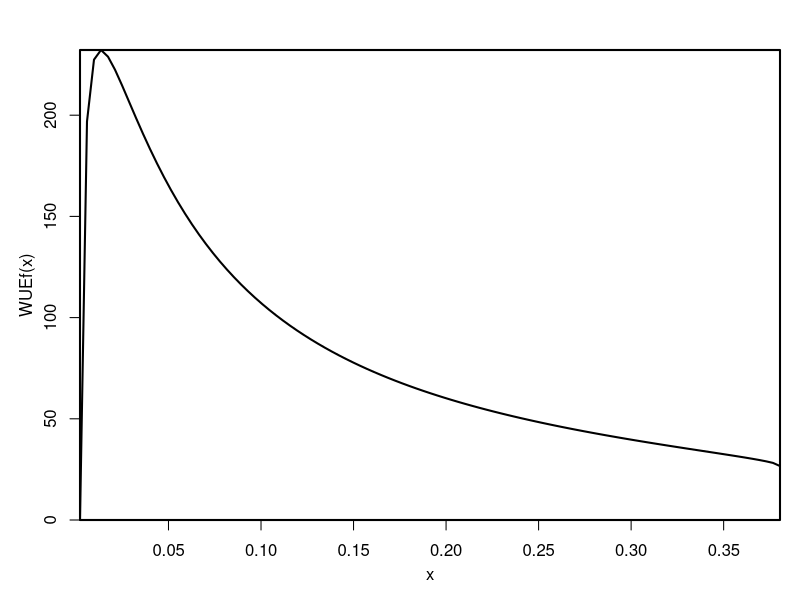

This chart was generated by the following R code:

#options(digits=20)
Af <- function(gs,
               ca=400, Vcmax=50, cp=30, Km=703, Rd=1, LAI=1)LAI*1/2*(Vcmax+(Km+ca)*gs-Rd-((Vcmax)^2+2*Vcmax*(Km-ca+2*cp)*gs+((ca+Km)*gs+Rd)^2-2*Rd*Vcmax)^(1/2))

mf <- function(gs,
               a=1.6, LAI=1, nZ=0.5, p=43200, l=1.8e-5, h=l*a*LAI/nZ*p, VPD=0.02,
               pe=-1.58*10^-3, b=4.38, h2=h/1000, kmax=5, c=5.71, d=10.05, h3=10){
  
  ps <- pe*w^(-b)
  kf <- function(x)kmax*exp(-(-x/d)^c)
  f1 <- function(x)-((ps-x)*h2*kf(x))
  minimum <- optimize(f1, c(-20,0))$minimum
  f2 <- function(x)((ps-x)*h2*kf(x)-h*VPD*gs)^2
  px <- optimize(f2, c(minimum, ps))$minimum
  
  k <- kf(px)
  PLC <- 1-k/kmax
  res <- h3*PLC
  return(res)
}

Bf <- Vectorize(function(gs)Af(gs)-mf(gs))

B0f <- function(ca=400){
  f1 <- function(gs)Bf(gs)
  res <- uniroot(f1, c(0, 1), tol=.Machine$double.eps)
  return(res$root)
}

WUEf <- function(gs)Bf(gs)/gs

gsmaxf1 <- function(w,
                   a=1.6, nZ=0.5, p=43200, l=1.8e-5, LAI=1, h=l*a*LAI/nZ*p, VPD=0.02,
                   pe=-1.58*10^-3, b=4.38, h2=h/1000, kmax=5, c=5.71, d=10.05){
  ps <- pe*w^(-b)
  kf <- function(x)kmax*exp(-(-x/d)^c)
  f1 <- function(x)-((ps-x)*h2*kf(x))
  pxmin <- optimize(f1, c(-20,0), tol = .Machine$double.eps)$minimum
  gsmax <- (ps-pxmin)*h2*kf(pxmin)/(h*VPD)
  return(gsmax)
}
gsmaxf2 <- Vectorize(gsmaxf1)

# Figure
windows(8, 6)
par(mgp = c(2.2, 1, 0), xaxs = "i", yaxs = "i", lwd = 2, mar=c(4, 4, 2.5, 1), mfrow=c(1,1))
w <- 0.15
curve(WUEf, B0f(), gsmaxf2(w))
#curve(WUEf, B0f(), gsmaxf2(w),
#      main=expression(italic(m(w,g[s]))),
#      xlab=expression(italic(g[s])), 
#      ylab="WUE",
#      xlim=c(0, 1.6), ylim=c(0, 300),
#      cex.lab=1.3)
#abline(v=B0f())
#w <- 0.2
#curve(WUEf, B0f(), gsmaxf2(w), col="red", add=T)
#w <- 1
#curve(WUEf, B0f(), gsmaxf2(w), col="blue", add=T)
#legend("topright", c("0.15", "0.2", "1"), lty=c(1, 1, 1), col=c("black", "red", "blue"), title=expression(italic(w)))
